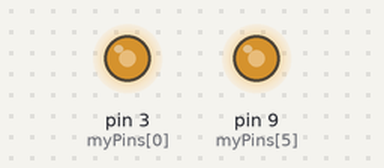
A sketch run on a simulated Arduino Uno, built with avr-gcc and run on an emulated ATmega328P. Shown: output pins drawn as LEDs (lit = HIGH).

Above: at 0.1 s.
At 3.1 s:
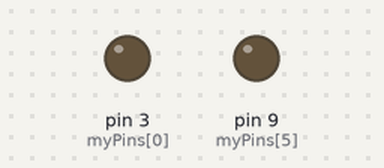
Timing chart, 0 to 4.6 s (numbered marks = the images above):
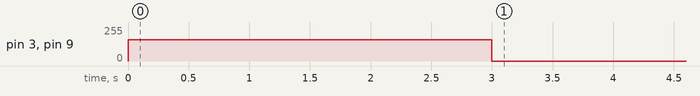

The sketch:

Robot_Motor_Test.ino
```cpp
int myPins[6] = {3, 4, 5, 11, 10, 9};

void setup() {

  for (int i = 0; i < 6; i++) {
    pinMode(myPins[0], OUTPUT);
  }
  Serial.begin(9600);

  ///////////// Testing Code /////////
  // RIGHT MOTOR
  digitalWrite(myPins[1], 0);
  digitalWrite(myPins[2], 1);
  analogWrite(myPins[0], 160);

  // LEFT MOTOR
  digitalWrite(myPins[3], 0);
  digitalWrite(myPins[4], 1);
  analogWrite(myPins[5], 160);

  delay(3000);
  analogWrite(myPins[0], 0);
  analogWrite(myPins[5], 0);
}

void loop() {}
```
